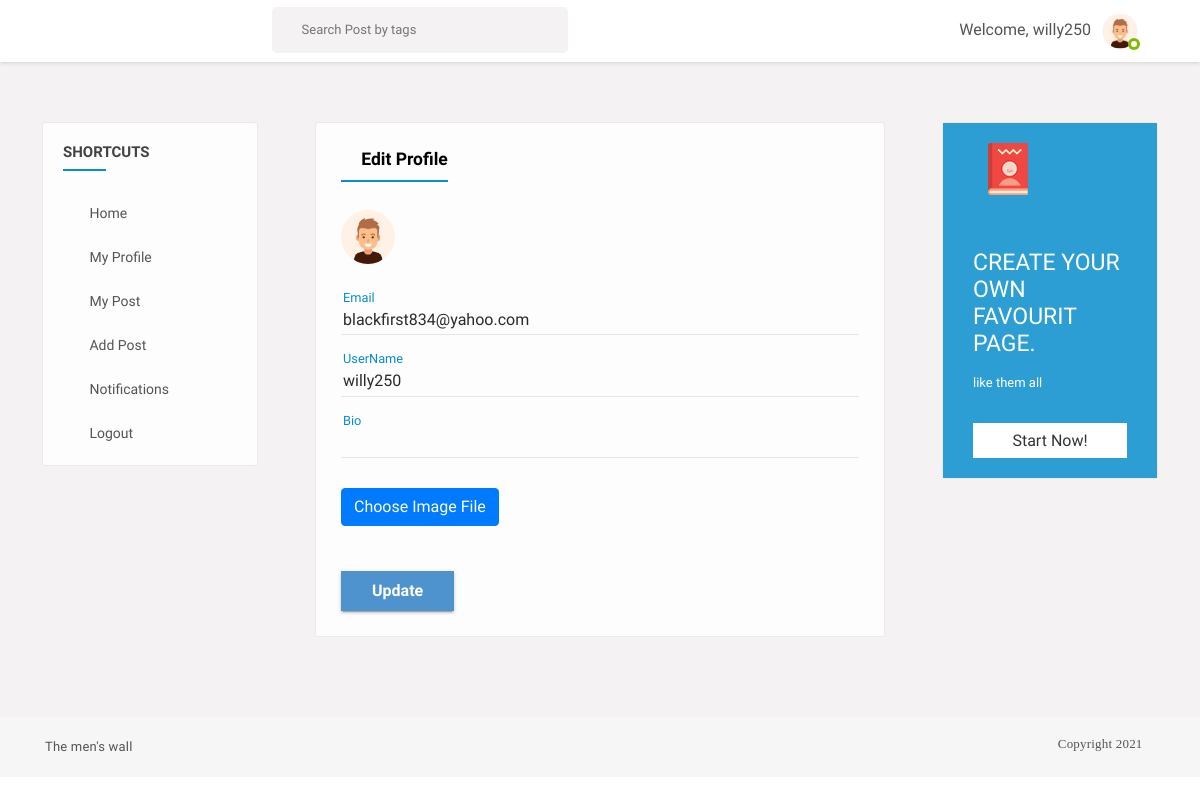
The app's page /edit-profile/ (signed in), older data.
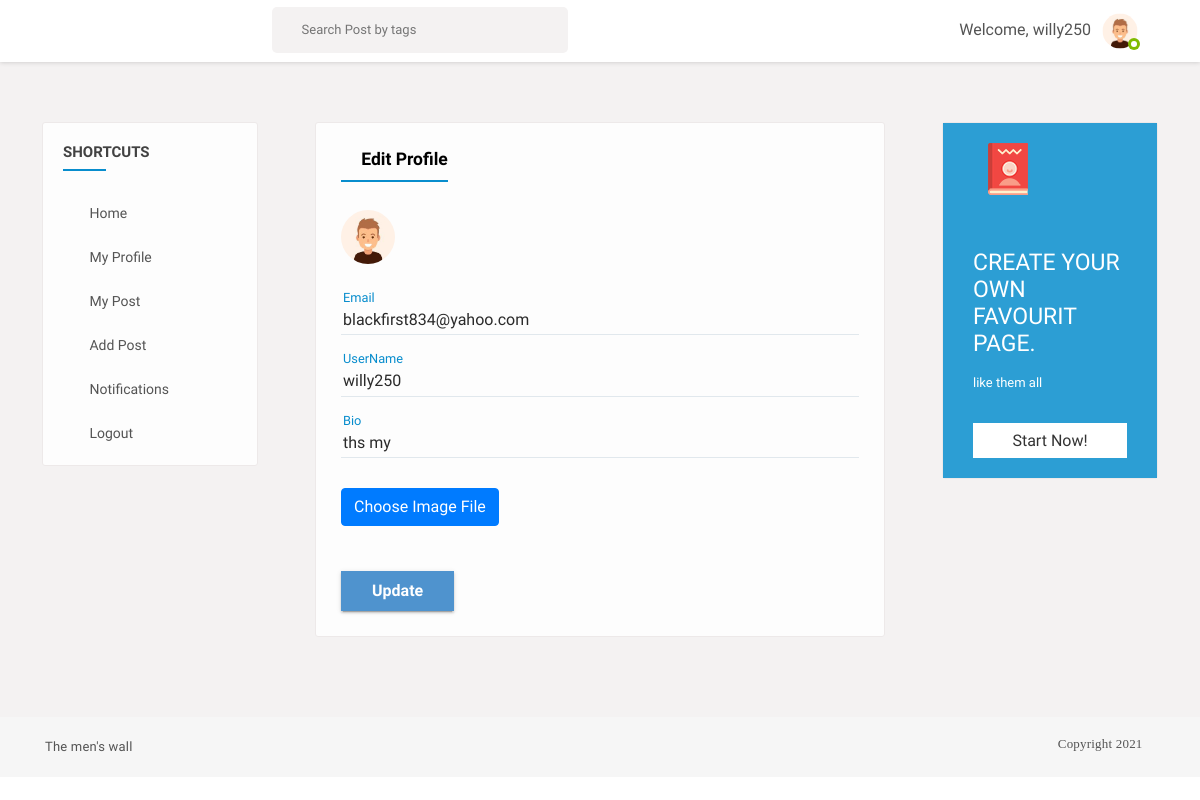
The same page, newer data.
### users/models.py (models this page shows, shortened)
class Profile(models.Model):
	user = models.OneToOneField(User, on_delete=models.CASCADE)
	image = models.ImageField(default='default.png', upload_to='profile_pics')
	slug = AutoSlugField(populate_from='user')
	bio = models.CharField(max_length=255, blank=True)
	friends = models.ManyToManyField("Profile", blank=True)

### users/views.py (the view)
# urls.py: path('edit-profile/', user_views.edit_profile, name='edit_profile'),
@login_required
def edit_profile(request):
	p = request.user.profile
	you = p.user
	if request.method == 'POST':
		u_form = UserUpdateForm(request.POST, instance=request.user)
		p_form = ProfileUpdateForm(request.POST, request.FILES, instance=request.user.profile)
		if u_form.is_valid() and p_form.is_valid():
			u_form.save()
			p_form.save()
			messages.success(request, f'Your account has been updated!')
			return redirect('edit_profile')
	else:
		u_form = UserUpdateForm(instance=request.user)
		p_form = ProfileUpdateForm(instance=request.user.profile)
	context ={
		'u':you,
		'u_form': u_form,
		'p_form': p_form,
	}
	return render(request, 'users/edit_profile.html', context)

### users/forms.py
class UserUpdateForm(forms.ModelForm):
	email = forms.EmailField()
	class Meta:
		model = User
		fields = ['username', 'email']

class ProfileUpdateForm(forms.ModelForm):
	class Meta:
		model = Profile
		fields = ['bio', 'image']

### feed/views.py (called while the page is built)
def CountNotifications(request):
	count_notifications = 0
	if request.user.is_authenticated:
		count_notifications = Notification.objects.filter(user=request.user, is_seen=False).count()
	return {'count_notifications':count_notifications}

def GetProfile(request):
	you = ''
	if request.user.is_authenticated:
		p = request.user.profile
		you = p.user
	return {'profile':you}

### users/templates/users/edit_profile.html (shortened to what the changed rows need)
{% extends "basefeed.html" %}
{% load static %}
{% load crispy_forms_tags %}
{% block content %}
<section>
  <div class="gap gray-bg">
    <div class="container-fluid">
      <div class="row">
        <div class="col-lg-12">
          <div class="row" id="page-contents">
            <div class="col-lg-6">
              <div class="central-meta">
                <div class="editing-info">
                  <form method="POST" enctype="multipart/form-data">
                    <div class="form-group">
                      {{p_form.bio}}
                      <label class="control-label" for="textarea">Bio</label><i class="mtrl-select"></i>
                    </div>
                    </form>
                </div>
              </div>
            </div>
          </div>
        </div>
      </div>
    </div>
  </div>
</section>
{% endblock content %}

Row changes from the older to the newer data that the page shows:
changed Profile: bio (not shown) → "ths my"
